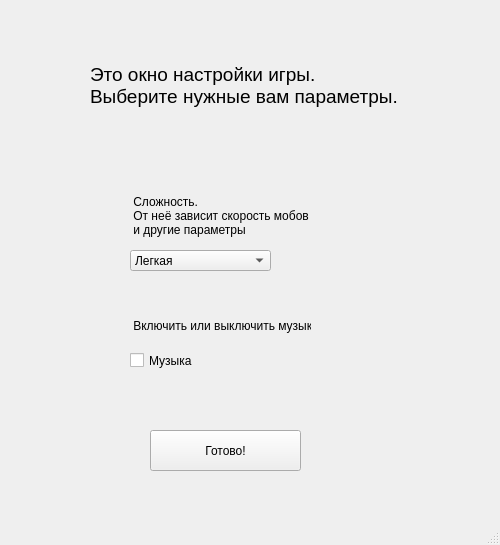
<?xml version="1.0" encoding="UTF-8"?>
<ui version="4.0">
 <class>MainWindow</class>
 <widget class="QMainWindow" name="MainWindow">
  <property name="enabled">
   <bool>true</bool>
  </property>
  <property name="geometry">
   <rect>
    <x>0</x>
    <y>0</y>
    <width>500</width>
    <height>545</height>
   </rect>
  </property>
  <property name="windowTitle">
   <string>MainWindow</string>
  </property>
  <widget class="QWidget" name="centralwidget">
   <widget class="QLabel" name="label">
    <property name="geometry">
     <rect>
      <x>90</x>
      <y>20</y>
      <width>371</width>
      <height>131</height>
     </rect>
    </property>
    <property name="font">
     <font>
      <pointsize>14</pointsize>
     </font>
    </property>
    <property name="text">
     <string>Это окно настройки игры.
Выберите нужные вам параметры.</string>
    </property>
   </widget>
   <widget class="QComboBox" name="difficultly_box">
    <property name="geometry">
     <rect>
      <x>130</x>
      <y>250</y>
      <width>141</width>
      <height>21</height>
     </rect>
    </property>
    <item>
     <property name="text">
      <string>Легкая</string>
     </property>
    </item>
    <item>
     <property name="text">
      <string>Средняя</string>
     </property>
    </item>
    <item>
     <property name="text">
      <string>Сложная</string>
     </property>
    </item>
   </widget>
   <widget class="QLabel" name="label_2">
    <property name="geometry">
     <rect>
      <x>120</x>
      <y>190</y>
      <width>191</width>
      <height>51</height>
     </rect>
    </property>
    <property name="text">
     <string>    Сложность.
    От неё зависит скорость мобов
    и другие параметры</string>
    </property>
   </widget>
   <widget class="QPushButton" name="end_button">
    <property name="geometry">
     <rect>
      <x>150</x>
      <y>430</y>
      <width>151</width>
      <height>41</height>
     </rect>
    </property>
    <property name="text">
     <string>Готово!</string>
    </property>
   </widget>
   <widget class="QLabel" name="label_3">
    <property name="geometry">
     <rect>
      <x>120</x>
      <y>310</y>
      <width>191</width>
      <height>31</height>
     </rect>
    </property>
    <property name="text">
     <string>    Включить или выключить музыку</string>
    </property>
   </widget>
   <widget class="QCheckBox" name="music_button">
    <property name="geometry">
     <rect>
      <x>130</x>
      <y>350</y>
      <width>171</width>
      <height>21</height>
     </rect>
    </property>
    <property name="text">
     <string>Музыка</string>
    </property>
   </widget>
   <widget class="QLabel" name="label_4">
    <property name="geometry">
     <rect>
      <x>110</x>
      <y>180</y>
      <width>241</width>
      <height>111</height>
     </rect>
    </property>
    <property name="text">
     <string> </string>
    </property>
   </widget>
   <widget class="QLabel" name="label_5">
    <property name="geometry">
     <rect>
      <x>110</x>
      <y>310</y>
      <width>241</width>
      <height>71</height>
     </rect>
    </property>
    <property name="text">
     <string> </string>
    </property>
   </widget>
   <zorder>label_5</zorder>
   <zorder>label_4</zorder>
   <zorder>label</zorder>
   <zorder>difficultly_box</zorder>
   <zorder>label_2</zorder>
   <zorder>end_button</zorder>
   <zorder>label_3</zorder>
   <zorder>music_button</zorder>
  </widget>
  <widget class="QMenuBar" name="menubar">
   <property name="geometry">
    <rect>
     <x>0</x>
     <y>0</y>
     <width>500</width>
     <height>21</height>
    </rect>
   </property>
  </widget>
  <widget class="QStatusBar" name="statusbar"/>
 </widget>
 <resources/>
 <connections/>
</ui>
